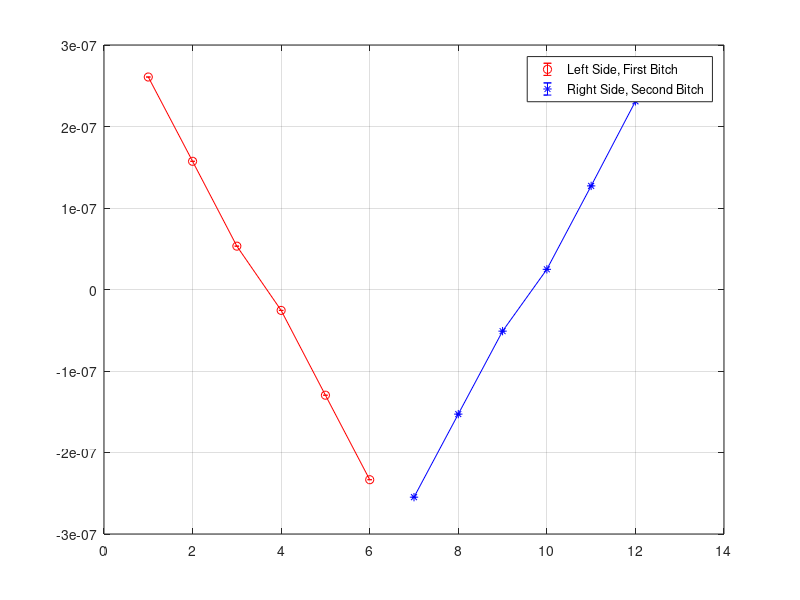
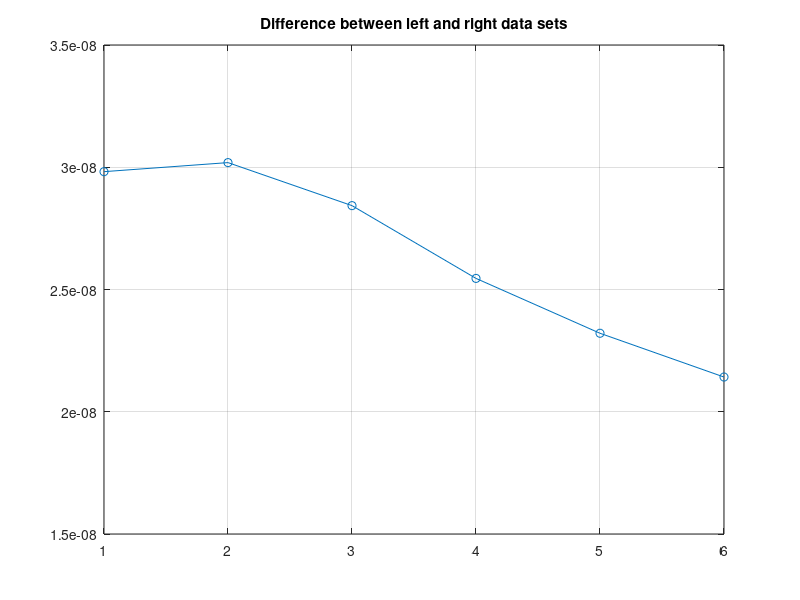

Write MATLAB code to recreate these figures, in order. (Note: this script raises an error after producing the figures.)

%% Analysis 1 JAN 22 2019 LAB DAY 3
% Measure energy shifts for transitions. 
trans_energy = [2.6072e-07,1.5731e-07,5.3194e-08,-2.5638e-08,-1.2969e-07,-2.3339e-07,-2.5481e-07, -1.529e-07, -5.1092e-08, 2.4764e-08, 1.2712e-07, 2.309e-07]; 
trans_energy_error = [1.8672e-21,  3.7132e-23, 1.8493e-22, 4.3933e-23, 6.2515e-22,  3.8137e-22, 1.9614e-21, 1.2119e-21, 1.111e-21, 2.5069e-22, 8.7447e-22, 4.9659e-22];

figure; % just for fun
errorbar((1:6),trans_energy(1:6),trans_energy_error(1:6),'ro-'); grid on; hold on;
errorbar((7:12),trans_energy(7:12),trans_energy_error(7:12),'b*-'); 
legend('Left Side, First Bitch','Right Side, Second Bitch');

% look at difference between data sets. for understanding purposes
transition_diff = trans_energy(1:6) - trans_energy(12:-1:7); % difference between sets of data
figure;
plot((1:6),transition_diff,'o-'); grid on; 
title('Difference between left and right data sets');

%% Analysis 1: part b 
% deduce size of internal magnetic field felt by nucleus. 

% energy jumps for pairs that end at the same place, but start at different
% places. We can use this energy difference between these states to deduce
% H. We already know the ground state magnetic moment and I. 
db_energy = abs([trans_energy(11)-trans_energy(9), trans_energy(10)-trans_energy(8), trans_energy(5)-trans_energy(3), trans_energy(4)-trans_energy(2)]); % energy differences between m_j starting points
db_energy_error = [sqrt((trans_energy_error(11))^2+trans_energy_error(9)^2), sqrt((trans_energy_error(10))^2+(trans_energy_error(8))^2), sqrt((trans_energy_error(5))^2+(trans_energy_error(3))^2),sqrt((trans_energy_error(2))^2+(trans_energy_error(4))^2)]; % error in energy differences

% find H for pairs (2,4), (3,5), (9,11), (10,8)
m_0 = 2.93 *10^-13; % given ground state magnetic moment
I = 1/2; % given spin of the nucleus
dm_j = 1; % difference between m_j states for starting positions. same for each pair. 
H = I*(1/(m_0*dm_j))*db_energy; 
% H_error = -I*(1/(m_0*dm_j))*1.0e-20*[0.141,0.124,0.0652,0.00575]; % manually taking 3 sig figs into account yet because matlab doesn't have a function for that, apparently.

% resolution_H = H_error./H % this is super small, our H resolution is not reasonable. Use resolution set by velocity. look back in code for velocity resolution

H_error = H*resolution_vel;

figure; % just for visualization purposes
errorbar(1:4,H,H_error,'o'); grid on; xlabel('pair'); ylabel('H Magnetic field (Gauss)');
title('Magnetic Field per pair'); 

% H is 1.0e+05 * 3.0412    3.0318    3.1209    3.1220 Gauss

% H_error 1.0e+03 * -7.5935   -7.5702   -7.7926   -7.7953 


Hweight = 1./H_error.^2; 
H_avg = (sum(Hweight.*H)./sum(Hweight)); % average H from our answers

% H_avg = 2.0778e+05

%% Analysis 1 Part a
% Deduce the magnetic moment of the first excited state of Fe57
% first find energy differences between the following mj transitions in the
% excited state where I= 3/2. 
% mj -3/2 -1/2
diff5and6 = abs(trans_energy(12)-trans_energy(11)); 
err5and6 = sqrt(trans_energy_error(12)^2+trans_energy_error(11)^2);
diff11and12 = abs(trans_energy(6) - trans_energy(5)); 
err11and12 = sqrt(trans_energy_error(6)^2+trans_energy_error(5)^2);

% mj -3/2 1/2
diff6and4 = abs(trans_energy(10) - trans_energy(8));
err6and4 = sqrt(trans_energy_error(10)^2+trans_energy_error(8)^2);
diff10and8 = abs(trans_energy(6) - trans_energy(4)); 
err10and8 = sqrt(trans_energy_error(6)^2+trans_energy_error(4)^2);

% mj -1/2 1/2 
diff5and4 = abs(trans_energy(11) - trans_energy(10));
err5and4 = sqrt(trans_energy_error(11)^2+trans_energy_error(10)^2);
diff10and11 = abs(trans_energy(5) - trans_energy(4));
err10and11 = sqrt(trans_energy_error(5)^2+trans_energy_error(4)^2);

% put energy differences into vectors for left and right sides
ediff_mm_right = [diff5and4, diff6and4, diff5and6];
diff_mm_err_right = [err5and4, err6and4, err5and6];
ediff_mm_left = [diff10and11, diff10and8, diff11and12]; 
diff_mm_err_left = [err10and11, err10and8, err11and12]; 

% FINISH THIS TONIGHT ANG, SO HELP ME GOD

dm_jvec = [1,2,1]; % difference in m_j per transition
I = 3/2; % excited state nuclear spin quantum number
% calculate mu
mu_mm_right = -ediff_mm_right*I./(dm_jvec*H_avg*m_0); % mu in terms of mu/m_0
mu_mm_left = -ediff_mm_left*I./(dm_jvec*H_avg*m_0); 
mu_mm_err_right = -diff_mm_err_right*I./(dm_jvec*H_avg*m_0); 
mu_mm_err_left = -diff_mm_err_left*I./(dm_jvec*H_avg*m_0);

% god knows why I kept these left and right parts separate, because I end up combining
% them in the end
mu_mm = [mu_mm_left, mu_mm_right];
mu_mm_err = [mu_mm_err_left, mu_mm_err_right];

mu_weight = 1./mu_mm_err.^2; 
mu_avg = (sum(mu_weight.*mu_mm)./sum(mu_weight)); % average mu/m_0 

% AWESOME, we get mu_avg = -1.7090

%% ANALYSIS 1 ACTUAL VALUES
% H = 329400 Gauss
% m_1 = 1.71 * m_0 

%% woohoo!! So for each next data set I'm p sure we just need to plug in the data and choose the values that are with the peaks
